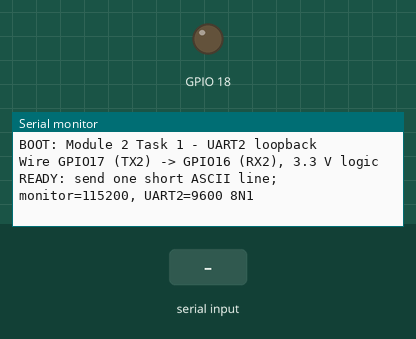
Simulated run of this sketch. Board: ESP32. Parts: output pins drawn as LEDs (lit = HIGH), the last lines printed to the serial monitor. The test bench sets the inputs (shaded band).

Above: at 1.2 s.
1.3 s: "1\n" received over Serial
At 2.8 s:
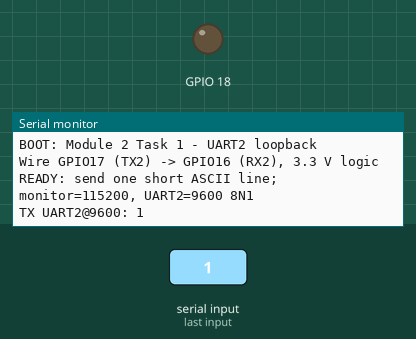
4.3 s: "1\n" received over the second serial link
At 5.0 s:
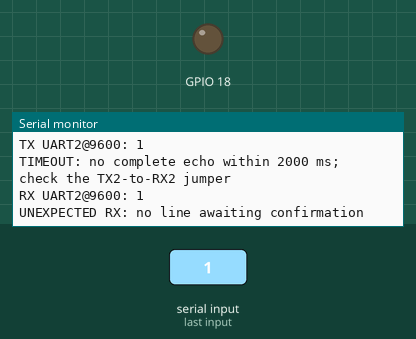

The sketch:

uart-loopback.ino
```cpp
// Classic ESP32: connect TX2 / GPIO17 to RX2 / GPIO16 with power off.
// Serial Monitor: 115200 baud, New Line. UART2: 9600 baud, 8N1.
#include <cstring>

constexpr int RX_PIN = 16;
constexpr int TX_PIN = 17;
constexpr unsigned long UART_BAUD = 9600;
constexpr unsigned long TIMEOUT_MS = 2000;
constexpr size_t BUFFER_SIZE = 80;
char inputLine[BUFFER_SIZE] = {};
char receivedLine[BUFFER_SIZE] = {};
char expectedLine[BUFFER_SIZE] = {};
size_t inputLength = 0;
size_t receivedLength = 0;
bool waitingForEcho = false;
unsigned long sentAt = 0;

void transmitLine() {
  if (inputLength == 0) return;
  inputLine[inputLength] = '\0';
  if (waitingForEcho) {
    Serial.println("BUSY: wait for the previous result");
    inputLength = 0;
    return;
  }
  while (Serial2.available()) Serial2.read();
  receivedLength = 0;
  strcpy(expectedLine, inputLine);
  waitingForEcho = true;
  sentAt = millis();
  Serial.print("TX UART2@9600: ");
  Serial.println(expectedLine);
  Serial2.println(expectedLine);
  inputLength = 0;
}

void setup() {
  pinMode(18, OUTPUT);
  digitalWrite(18, LOW);
  Serial.begin(115200);
  Serial2.begin(UART_BAUD, SERIAL_8N1, RX_PIN, TX_PIN);
  Serial.println("BOOT: Module 2 Task 1 - UART2 loopback");
  Serial.println("Wire GPIO17 (TX2) -> GPIO16 (RX2), 3.3 V logic");
  Serial.println("READY: send one short ASCII line; monitor=115200, UART2=9600 8N1");
}

void loop() {
  while (Serial.available()) {
    const char c = char(Serial.read());
    if (c == '\r') continue;
    if (c == '\n') {
      transmitLine();
    } else if (inputLength < BUFFER_SIZE - 1) {
      inputLine[inputLength++] = c;
    } else {
      inputLength = 0;
      Serial.println("INPUT TOO LONG: use fewer than 80 ASCII characters");
    }
  }

  while (Serial2.available()) {
    const char c = char(Serial2.read());
    if (c == '\r') continue;
    if (c == '\n') {
      receivedLine[receivedLength] = '\0';
      Serial.print("RX UART2@9600: ");
      Serial.println(receivedLine);
      if (waitingForEcho) {
        Serial.println(strcmp(receivedLine, expectedLine) == 0
                         ? "PASS: received line matches transmitted line"
                         : "FAIL: received line differs from transmitted line");
        waitingForEcho = false;
      } else {
        Serial.println("UNEXPECTED RX: no line awaiting confirmation");
      }
      receivedLength = 0;
    } else if (receivedLength < BUFFER_SIZE - 1) {
      receivedLine[receivedLength++] = c;
    } else {
      receivedLength = 0;
      waitingForEcho = false;
      Serial.println("FAIL: received line exceeds buffer");
    }
  }

  if (waitingForEcho && millis() - sentAt >= TIMEOUT_MS) {
    waitingForEcho = false;
    receivedLength = 0;
    Serial.println("TIMEOUT: no complete echo within 2000 ms; check the TX2-to-RX2 jumper");
  }
}
```

Measured:
- after the input at 1.3 s, the serial monitor: prints a new line at once (image 1)
- after the input at 4.3 s, the serial monitor: prints a new line at once (image 2)
